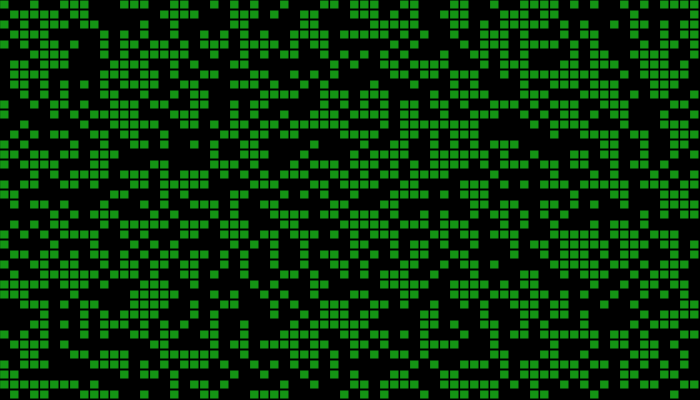
Frame 1 (no input)
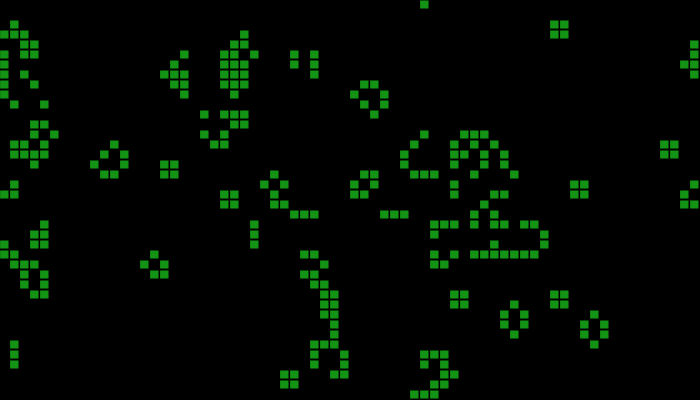
Frame 60 (no input)
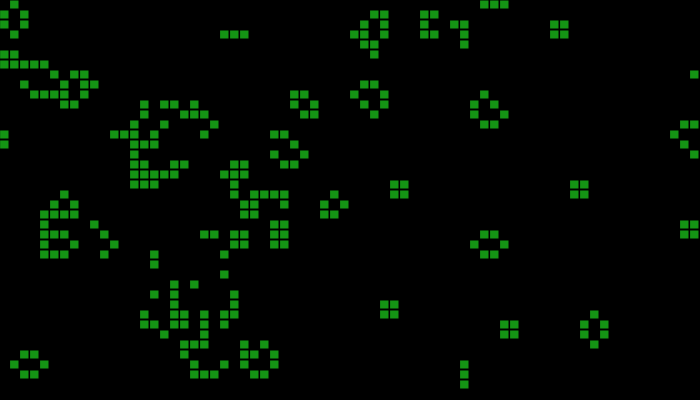
Frame 120 (the mouse pressed at the canvas centre since frame 60)

The p5.js sketch that drew these frames (run headless with seeded random() and noise() and a simulated clock; from frame 60 on, the mouse is pressed at the canvas centre):

// p5.js sketch
// ── sketch.js
// Prince Sharma
// https://prince-sharma.github.io
// find the live demo at 
// https://prince-sharma.github.io/game_of_life/ 

// Game of Life 
// Time -> O(m*n) Space -> O(1)
// made using p5.js 

function make2DArray(cols, rows) {
  let arr = new Array(cols);
  for (let i = 0; i < arr.length; i++) {
    arr[i] = new Array(rows);
  }
  return arr;
}

let grid;
let cols;
let rows;
let resolution = 10;

function setup() {
  createCanvas(700, 400);    // full screen size 1890, 940
  cols = width / resolution;
  rows = height / resolution;

  grid = make2DArray(cols, rows);
  for (let i = 0; i < cols; i++) {
    for (let j = 0; j < rows; j++) {
      grid[i][j] = floor(random(2));
    }
  }
}

function draw() {
  background(0);

  for (let i = 0; i < cols; i++) {
    for (let j = 0; j < rows; j++) {
      let x = i * resolution;
      let y = j * resolution;
      if (grid[i][j] == 1) {
        fill(20, 148, 20);
        stroke(0);
        rect(x, y, resolution - 1, resolution - 1);
      }
    }
  }


  for (let i = 0; i < cols; i++) {
    for (let j = 0; j < rows; j++) {
      let state = grid[i][j];
      // Count live neighbors!
      let neighbors = countNeighbors(grid, i, j);

      if (state == 0 && neighbors == 3) {
        grid[i][j] = -1;
      }
      
      if (state == 1 && (neighbors < 2 || neighbors > 3)) {
        grid[i][j] = 2;
      }
    }
  }

  for ( let i = 0 ; i < cols ; i++) {
    for (let j = 0; j < rows; j++) {
      if (grid[i][j] == -1 ) {
        grid[i][j] = 1 ;
      } 

      if (grid[i][j] == 2) {
        grid[i][j] = 0;
      }
    }
  }
}

function countNeighbors(grid, x, y) {
  let sum = 0;
  for (let i = -1; i < 2; i++) {
    for (let j = -1; j < 2; j++) {
      if ( !(i == 0 && j == 0) ) {
        let col = (x + i + cols) % cols;
        let row = (y + j + rows) % rows;
        if ( grid[col][row] == 1 || grid[col][row] == 2 ) {
          sum += 1;
        }
      }
    }
  } 
  return sum;
}
